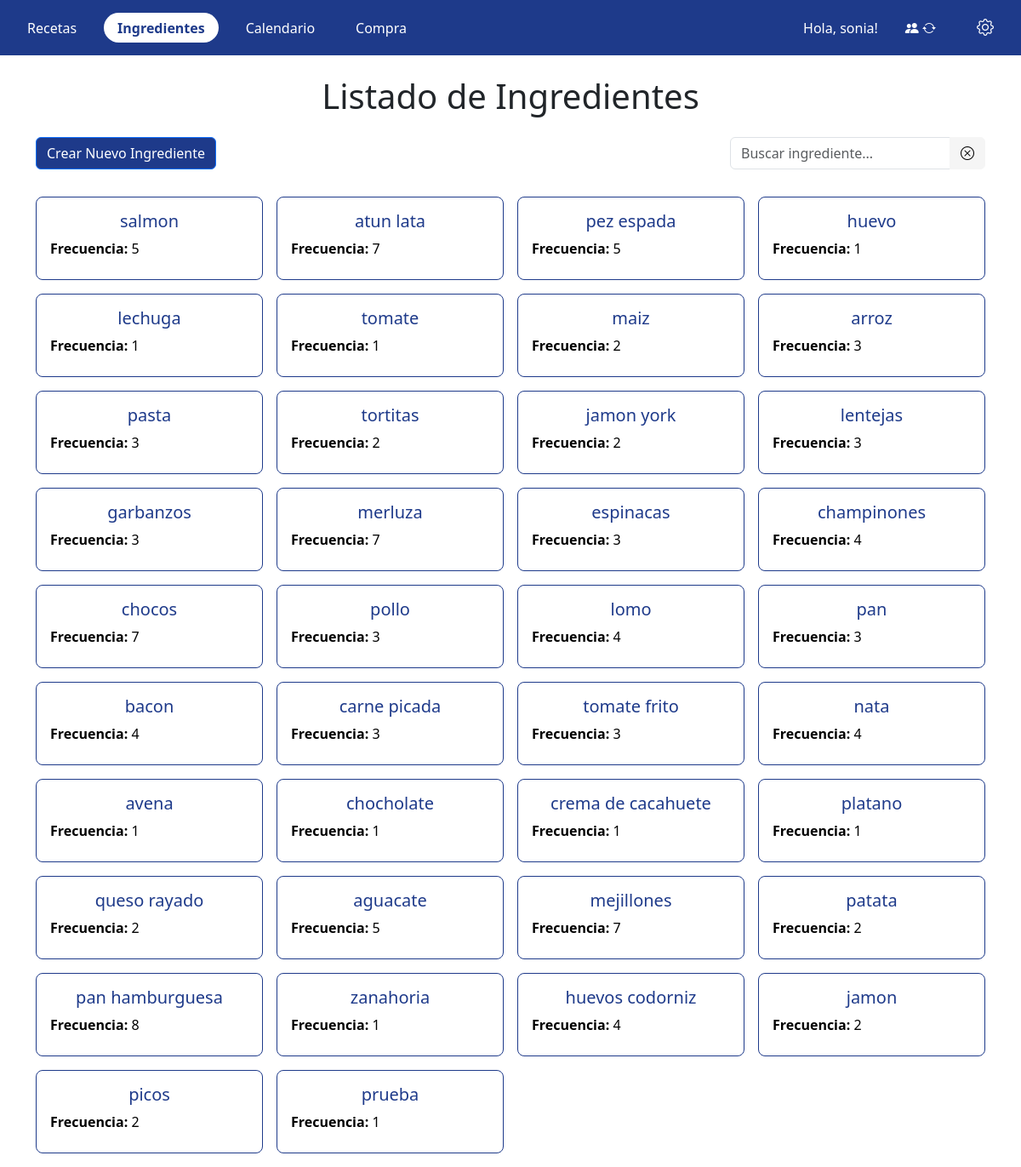
/ingredientes/ (signed in), run on an earlier commit of the app's database.
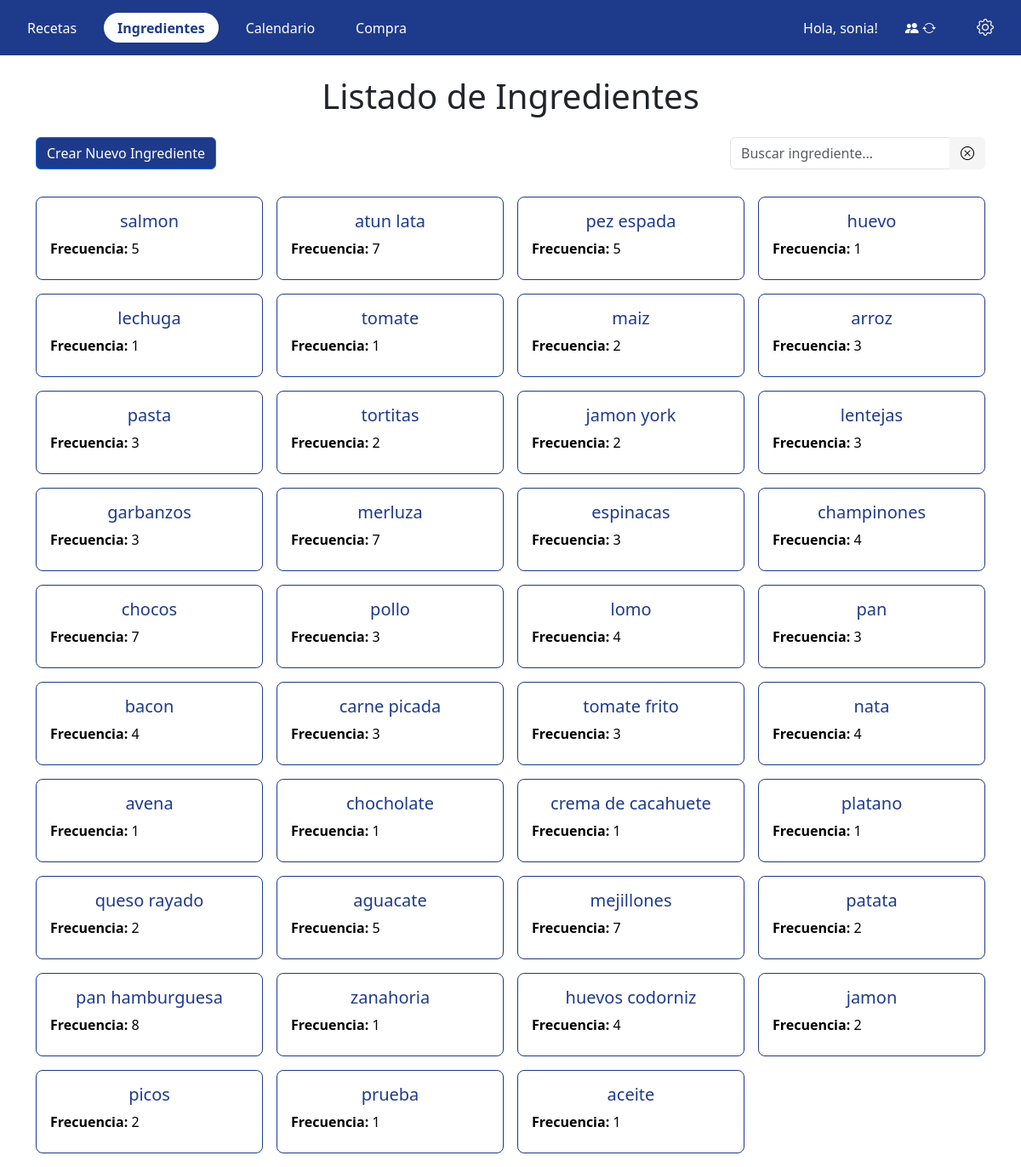
And on a later commit of the database.
### app/models.py (models this page shows, shortened)
class Ingrediente(models.Model):
    nombre = models.CharField(
        max_length=100,
        validators=[
            RegexValidator(
                regex=r'^[a-zA-Z0-9ñÑáéíóúÁÉÍÓÚ,\s]+$',
                message='El nombre solo puede contener letras, números, espacios, comas y la letra ñ.',
                code='invalid_nombre'
            )
        ]
    )
    frec = models.IntegerField(validators=[MinValueValidator(1)])
    familia = models.ForeignKey(Familia, on_delete=models.CASCADE, related_name='ingredientes')

### app/views/ingredientes.py (the view)
# urls.py: path('ingredientes/', login_required(ingredientes.listado_ingredientes), name='listado_ingredientes'),
@login_required
def listado_ingredientes(request):
    familia = request.user.familias.first()
    ingredientes = Ingrediente.objects.filter(familia=familia)
    return render(request, 'ingredientes/listado_ingredientes.html', {'ingredientes': ingredientes})

### app/templates/ingredientes/listado_ingredientes.html (shortened to what this page needs)
{% extends 'navbar.html' %}
{% block content %}
<link href="https://cdn.jsdelivr.net/npm/bootstrap@5.3.0/dist/css/bootstrap.min.css" rel="stylesheet">
<div class="container mt-4">
  <div class="row">
    <div class="col-12">
      <h1 class="text-center mb-4">Listado de Ingredientes</h1>
    </div>
  </div>
  <div class="row mb-3">
    <div class="col-12 d-flex justify-content-between align-items-center">
      <a href="{% url 'crear_ingrediente' %}" class="btn btn-primary">Crear Nuevo Ingrediente</a>
      <div class="input-group" style="max-width: 300px;">
        <input type="text" id="buscar-ingrediente" class="form-control" placeholder="Buscar ingrediente...">
        <button class="btn" type="button" id="clear-ingrediente" title="Limpiar búsqueda">
          <i class="bi bi-x-circle"></i>
        </button>
      </div>
    </div>
  </div>
  <div class="container-recetas">
    {% for ingrediente in ingredientes %}
    <a href="{% url 'detalle_ingrediente' ingrediente.pk %}" class="card-link">
      <div class="card-receta">
        <h5 class="text-center">{{ ingrediente.nombre }}</h5>
        <p><strong>Frecuencia:</strong> {{ ingrediente.frec }}</p>
      </div>
    </a>
    {% endfor %}
  </div>
</div>
{% endblock %}

What changed in the data, as far as the page shows it:
added Ingrediente: nombre "aceite", frec "1"
